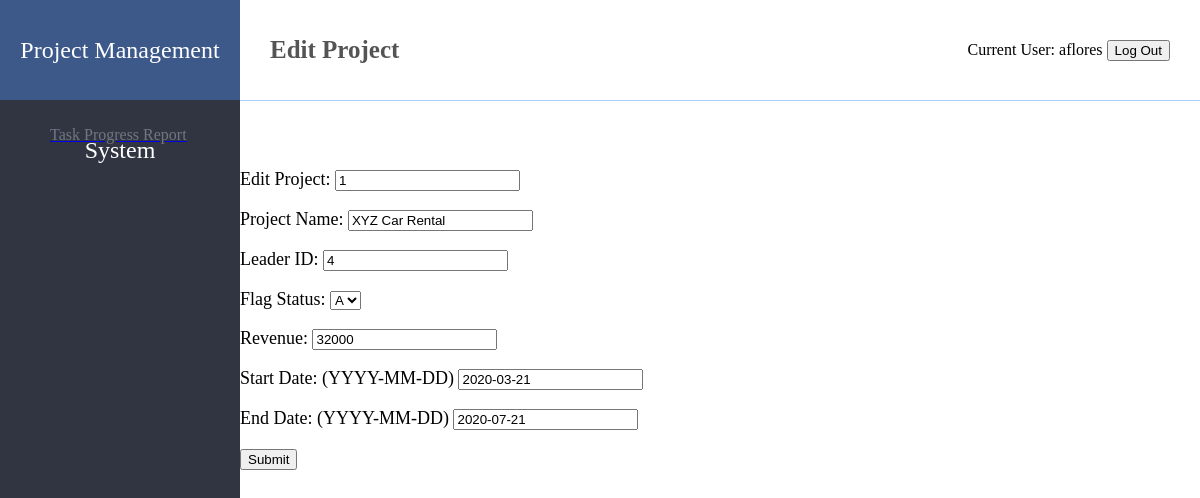
Page /oldfiles/EditProject.php?name=XYZ Car Rental (signed in) on the committed database.
### tables this page shows
CREATE TABLE MENU(
	MenuID int(6) PRIMARY KEY AUTO_INCREMENT,
    MenuName varchar(30) NOT NULL,
    url varchar(50)
);

CREATE TABLE USER_LOGIN(
	Username varchar(15) PRIMARY KEY NOT NULL,
    ClientID int(6),
    EmployeeID int(6),
    PasswordHash BINARY(20) NOT NULL,
    Salt BINARY(20) NOT NULL,
    FOREIGN KEY (ClientID) REFERENCES client(ClientID),
    FOREIGN KEY (EmployeeID) REFERENCES employee(EmployeeID)
);

CREATE TABLE `PROJECT` (
  `ProjectID` int(6) NOT NULL,
  `ProjectName` varchar(20) DEFAULT NULL,
  `ProjectLeaderID` int(6) NOT NULL,
  `FlagStatus` varchar(1) DEFAULT NULL,
  `Revenue` double DEFAULT NULL,
  `NetGainOrLoss` double DEFAULT NULL,
  `Start_Date` date DEFAULT NULL,
  `End_Date` date DEFAULT NULL
);

### Module/Login/session.php (called while the page is built, shortened)
<?php
$user_check=$_SESSION['login_user'];
$ses_sql=mysqli_query($conn,"SELECT Username, EmployeeName FROM `USER_LOGIN` a INNER JOIN `EMPLOYEE` b ON a.EmployeeID = b.EmployeeID AND Username = '".$user_check."'");
$row = mysqli_fetch_assoc($ses_sql);
$login_session = $row['Username'];
if(!isset($login_session)){
    $ses_sql=mysqli_query($conn,"SELECT Username, ClientName FROM `USER_LOGIN` a INNER JOIN `CLIENT` b ON a.ClientID = b.ClientID AND Username = '".$user_check."'");
    $row = mysqli_fetch_assoc($ses_sql);
    $login_session = $row['Username'];
}
?>

### oldfiles/EditProject.php (the view, shortened to what this page needs)
<?php require_once('Connections/remotesql.php'); ?>
<?php
if (!function_exists("GetSQLValueString")) {
function GetSQLValueString($theValue, $theType, $theDefinedValue = "", $theNotDefinedValue = "")
{
  $theValue = function_exists("mysql_real_escape_string") ? mysql_real_escape_string($theValue) : mysql_escape_string($theValue);
  switch ($theType) {
    case "text":
      $theValue = ($theValue != "") ? "'" . $theValue . "'" : "NULL";
      break;
    case "long":
    case "int":
      $theValue = ($theValue != "") ? intval($theValue) : "NULL";
      break;
  }
  return $theValue;
}
}
$editFormAction = $_SERVER['PHP_SELF'];
if (isset($_SERVER['QUERY_STRING'])) {
  $editFormAction .= "?" . htmlentities($_SERVER['QUERY_STRING']);
}
$colname_Recordset1 = "-1";
if (isset($_GET['name'])) {
  $colname_Recordset1 = $_GET['name'];
}
$query_Recordset1 = sprintf("SELECT ProjectID, ProjectName, ProjectLeaderID, FlagStatus, Revenue, Start_Date, End_Date FROM PROJECT WHERE ProjectName = %s", GetSQLValueString($colname_Recordset1, "text"));
$Recordset1 = mysql_query($query_Recordset1, $remotesql) or die(mysql_error());
$row_Recordset1 = mysql_fetch_assoc($Recordset1);
?>
<?php include 'Source/connect.php';?>
<?php include('Module/Login/session.php'); ?>
<!DOCTYPE html>
<html>
	<head>
		<link rel="stylesheet" href="css/page.css" />
	</head>
	<body>
		<div class="left">
			<div class="bigTitle">Project Management System</div>
			<div class="lines">
<? $sql_menu = "SELECT MENU.MenuName, MENU.url FROM MENU, ASSIGNED_MENU WHERE MENU.MenuID = ASSIGNED_MENU.MenuID AND ASSIGNED_MENU.Username = '$login_session'";
$result_menu = $conn->query($sql_menu);
while($row_menu = $result_menu->fetch_array()){
?>
				<a href="<? echo $row_menu[1]; ?>"><div onclick="pageClick(this)"> <? echo $row_menu[0]; ?> </div></a>
<?
}
?>
			</div>
		</div>
		<div class="top">
			<div class="leftTiyle" id="flTitle">Edit Project</div>
			<div class="thisUser">
				Current User: <?php echo $login_session; ?>
        		<button id="menu-logout" type="button">
				  Log Out
				</button>
			</div>
		</div>
		<div class="content">
		  <form action="<?php echo $editFormAction; ?>" name="form1" method="POST">
		    <p>Edit Project:
		      <input name="projectid" type="text" id="projectid" value="<?php echo $row_Recordset1['ProjectID']; ?>" readonly>
            </p>
		    <p>
		      <label for="projectname">Project Name:</label>
		      <input name="projectname" type="text" id="projectname" value="<?php echo $row_Recordset1['ProjectName']; ?>">
	        </p>
		    <p>
		      <label for="leaderid">Leader ID: </label>
		      <input name="leaderid" type="text" id="leaderid" value="<?php echo $row_Recordset1['ProjectLeaderID']; ?>">
	        </p>
		    <p>
		      <label for="select">Flag Status: </label>
		      <select name="select" id="select">
              <option value="A">A</option>
	          </select>
		      <br>
		    </p>
		    <p>Revenue:
		      <input name="revenue" type="text" id="revenue" value="<?php echo $row_Recordset1['Revenue']; ?>">
	        </p>
		    <p>
		      <label for="sdate">Start Date: (YYYY-MM-DD)</label>
		      <input name="sdate" type="text" id="sdate" value="<?php echo $row_Recordset1['Start_Date']; ?>">
		    </p>
		    <p>
		      <label for="edate">End Date: (YYYY-MM-DD)</label>
		      <input name="edate" type="text" id="edate" value="<?php echo $row_Recordset1['End_Date']; ?>">
		    </p>
		    <p>
		      <input type="submit" name="button" id="button" value="Submit">
            </p>
		  </form>
		</div>
	</body>
</html>

### css/page.css (style rules this page uses)
body { margin: 0px; padding: 0px; }
.left { background: #313541; width: 20%; float: left; position: absolute; top: 0px; bottom: 0px; }
.top { width: 80%; float: right; height: 100px; line-height: 100px; border-bottom: 1px solid #b0cdff; }
.content { float: right; width: 80%; text-align: left; font-size: 14px; margin-top: 50px; }
.leftTiyle { font-size: 25px; padding-left: 30px; font-weight: 600; color: #545454; float: left; }
.thisUser { float: right; margin-right: 30px; }
.bigTitle { background: #3d598a; color: #fff; height: 100px; line-height: 100px; text-align: center; font-size: 24px; font-family: -webkit-body; }
.lines div { height: 70px; line-height: 70px; padding-left: 50px; color: #707783; }
.content form p { font-size: 18px; }
.content form p { font-size: 18px; text-align: left; }

### rows in the picture
menu: MenuName "Task Progress Report"
user_login: Username "aflores"
project: projectid "1", projectname "XYZ Car Rental", leaderid "4", revenue "32000", sdate "2020-03-21", edate "2020-07-21"
